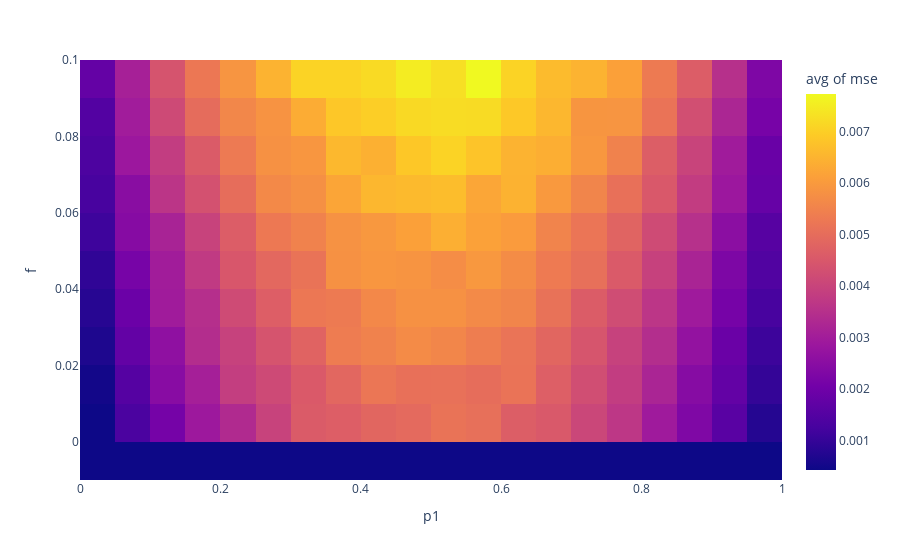

Write notebook code for a chart like this one.
### Code cell
import plotly.express as px
fig = px.density_heatmap(data_50, x="p1", y="f", z="mse", histfunc="avg", nbinsx = 20, nbinsy = 10)
# fig.update_traces(contours_coloring="fill")
fig.show()

### Figure 1 — Plotly figure (JSON) as saved in the notebook; plotly's stock layout.template omitted (floating-point values rounded to 4 significant figures; data arrays with more than 128 entries replaced by an {"elided": "..."} marker saying what was removed)
{"data": [{"coloraxis": "coloraxis", "histfunc": "avg", "hovertemplate": "p1=%{x}<br>f=%{y}<br>avg of mse=%{z}<extra></extra>", "name": "", "nbinsx": 20, "nbinsy": 10, "x": {"elided": "980 float values"}, "xaxis": "x", "xbingroup": "x", "y": {"elided": "980 float values"}, "yaxis": "y", "ybingroup": "y", "z": {"elided": "980 float values"}, "type": "histogram2d"}], "layout": {"xaxis": {"anchor": "y", "domain": [0.0, 1.0], "title": {"text": "p1"}}, "yaxis": {"anchor": "x", "domain": [0.0, 1.0], "title": {"text": "f"}}, "coloraxis": {"colorbar": {"title": {"text": "avg of mse"}}, "colorscale": [[0.0, "#0d0887"], [0.1111, "#46039f"], [0.2222, "#7201a8"], [0.3333, "#9c179e"], [0.4444, "#bd3786"], [0.5556, "#d8576b"], [0.6667, "#ed7953"], [0.7778, "#fb9f3a"], [0.8889, "#fdca26"], [1.0, "#f0f921"]]}, "legend": {"tracegroupgap": 0}, "margin": {"t": 60}}}
